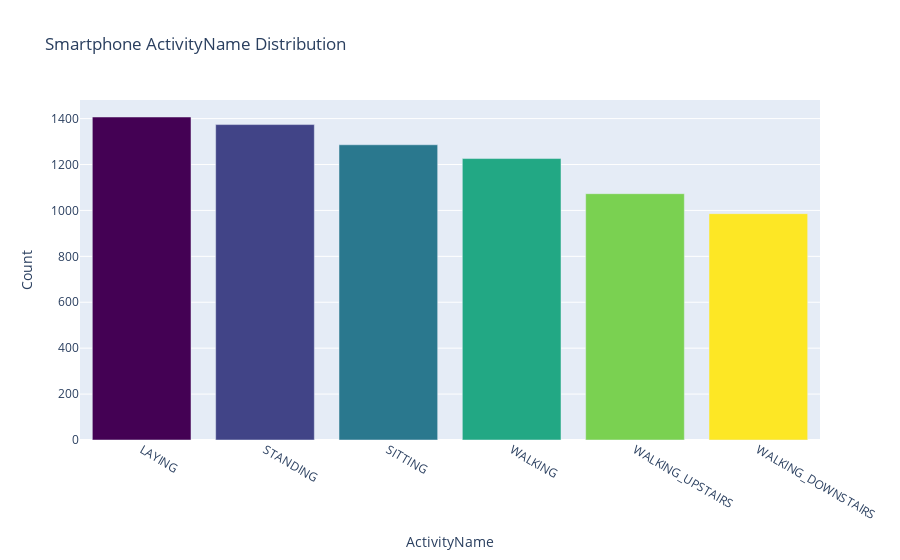

Notebook source saved alongside this figure:
### Markdown cell above
#### How Are The ActivityName Distributed?
> activityはどのように分布している？

### Code cell
# Plotlyではインタラクティブな可視化が可能
import plotly
import plotly.graph_objects as go
from plotly.offline import download_plotlyjs, init_notebook_mode, plot, iplot

# plotting data
label_counts = train['ActivityName'].value_counts()

print(label_counts)

# Get colors
n = label_counts.shape[0]
# カラーマップで色を指定
colormap = plt.get_cmap('viridis')
colors = [mlt.colors.to_hex(colormap(col)) for col in np.arange(0, 1.01, 1/(n-1))]

print(colors)

# Create plot
# 棒グラフにデータを格納
data= go.Bar(x=label_counts.index, y=label_counts, marker=dict(color=colors))

layout = go.Layout(title='Smartphone ActivityName Distribution', xaxis=dict(title='ActivityName'), yaxis=dict(title='Count'))

# dataに格納されたグラフ情報をもとにグラフを作成
fig = go.Figure(data=[data], layout=layout)
fig.show()

### Figure 1 — Plotly figure (JSON) as saved in the notebook; plotly's stock layout.template omitted (floating-point values rounded to 4 significant figures)
{"data": [{"marker": {"color": ["#440154", "#414487", "#2a788e", "#22a884", "#7ad151", "#fde725"]}, "type": "bar", "x": ["LAYING", "STANDING", "SITTING", "WALKING", "WALKING_UPSTAIRS", "WALKING_DOWNSTAIRS"], "y": [1407, 1374, 1286, 1226, 1073, 986]}], "layout": {"title": {"text": "Smartphone ActivityName Distribution"}, "xaxis": {"title": {"text": "ActivityName"}}, "yaxis": {"title": {"text": "Count"}}}}
